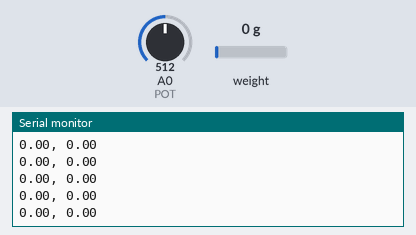
A sketch run on a simulated Arduino Uno, built with avr-gcc and run on an emulated ATmega328P. On the bench: the last lines printed to the serial monitor. Inputs (shaded band) come from the test bench; at power-on: weight on the scale 0 g, A0 (POT) = 512.

Above: at 2.2 s.
2.3 s: weight on the scale set to 100 g
At 2.54 s:
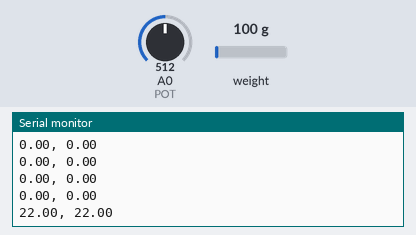
3.8 s: A0 (POT) set to 490
At 3.83 s:
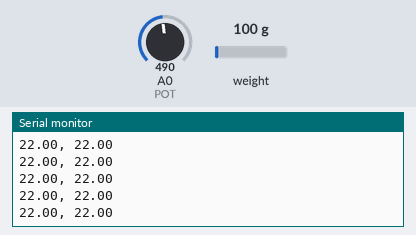
5.3 s: weight on the scale set to 1250 g
At 5.44 s:
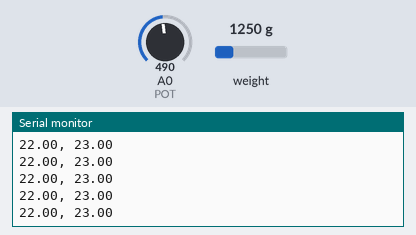
6.8 s: A0 (POT) set to 510
At 6.89 s:
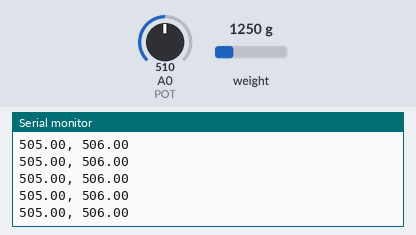
Timing chart, 0 to 9.3 s (numbered marks = the images above; inputs shaded):
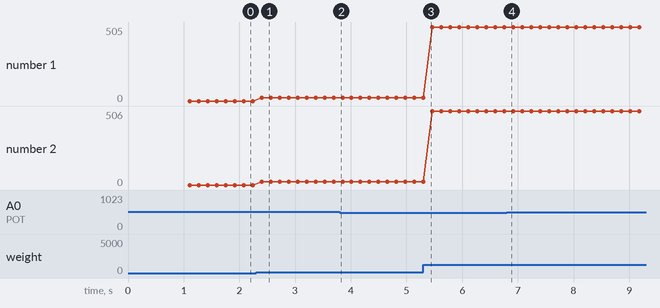

The sketch:

joystick_strain_pot.ino
```cpp
#include "HX711.h"
#include <Sabertooth.h>

const int DOUT=8;
const int CLK=9;
const int POT=A0;

const double STRAIN_DEADBAND_MIN = -20000;
const double STRAIN_DEADBAND_MAX = 20000;

const double POT_DEADBAND_MIN = 500;
const double POT_DEADBAND_MAX = 600 ;

const double STRAIN_MIN = -100000;
const double STRAIN_MAX = 100000;

const double POT_MIN = 0;
const double POT_MAX = 1024;

const double ST_INPUT_MIN = -35;
const double ST_INPUT_MID = 0;
const double ST_INPUT_MAX = 80;

const double TURN_MIN = -35;
const double TURN_MID = 0;
const double TURN_MAX = 80;


HX711 forward_scale;
Sabertooth ST(128, Serial);

void setup() {
  Serial.begin(9600);
  //Serial1.begin(9600);
  //ST.autobaud();
  forward_scale.begin(DOUT, CLK);
  forward_scale.tare();


}

void loop() {

  double forward_speed;
  double turn_speed;
  double forward_com = forward_scale.get_value();
  double turn_com = analogRead(POT);
  delay(10);
  turn_com = analogRead(POT);

  if (forward_com > STRAIN_DEADBAND_MIN && forward_com < STRAIN_DEADBAND_MAX) {
    forward_speed = 0;
  }
  else if (forward_com <= STRAIN_DEADBAND_MIN) {
    forward_speed = map(forward_com, STRAIN_MIN, STRAIN_DEADBAND_MIN, ST_INPUT_MIN, ST_INPUT_MID);
  }
  else if (forward_com >= STRAIN_DEADBAND_MAX) {
   forward_speed = map(forward_com, STRAIN_DEADBAND_MAX, STRAIN_MAX , ST_INPUT_MID, ST_INPUT_MAX);
  }
  if (turn_com > POT_DEADBAND_MIN && turn_com < POT_DEADBAND_MAX) {
    turn_speed = 0;

  }
  else if (turn_com <= POT_DEADBAND_MIN) {
    turn_speed = map(turn_com, POT_MIN, POT_DEADBAND_MIN, TURN_MIN, TURN_MID);

  }
  else if (turn_com >= POT_DEADBAND_MAX) {
   turn_speed = map(turn_com, POT_DEADBAND_MAX, POT_MAX , TURN_MID, TURN_MAX);

  }
  double left_mot = forward_speed;
  double right_mot = forward_speed;

  if (forward_speed >= 0 && turn_speed > 0) {
    left_mot = left_mot + turn_speed;

  }
  else if (forward_speed >= 0 && turn_speed < 0) {
    right_mot = right_mot - turn_speed;

  }
  else if (forward_speed < 0 && turn_speed > 0) {
    left_mot = left_mot - turn_speed;

  }
  else if (forward_speed < 0 && turn_speed < 0) {
    right_mot = right_mot + turn_speed;

  }
  //ST.motor(LEFT, left_mot);
  //ST.motor(RIGHT, right_mot);
  Serial.print(left_mot);
  Serial.print(", ");
  Serial.println(right_mot);
  delay(50);

}
```

Measured:
- after the input at 2.3 s, the serial monitor: prints a new line after 0.10 s (image 1)
- plotted number 1: 0 → 22 after the input at 2.3 s, 22 → 505 after the input at 5.3 s
- plotted number 2: 0 → 22 after the input at 2.3 s, 22 → 23 after the input at 3.8 s, 23 → 506 after the input at 5.3 s
